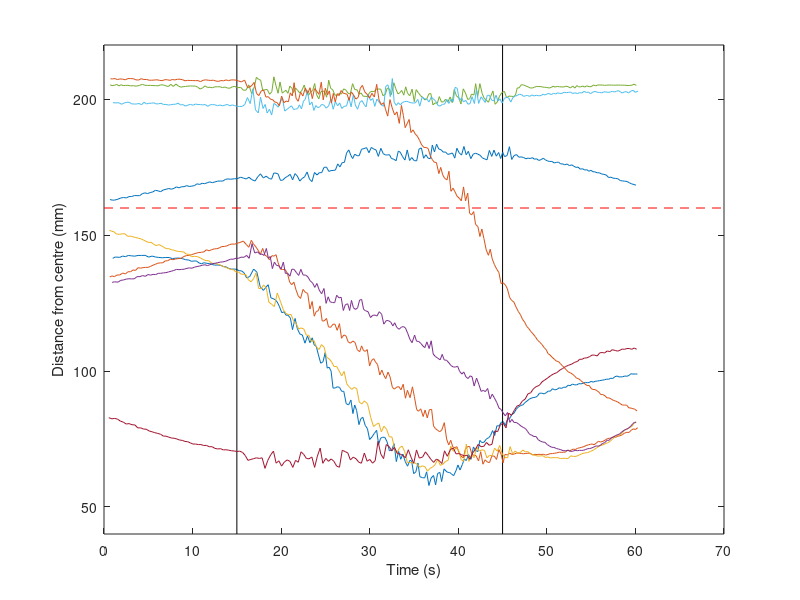

Here is the MATLAB script that generated this plot:
figure()
%subplot(1,2,1);
load('2D5Hz_n1.mat'); plot(results(:,1), results(:,2));
ylabel('Distance from centre (mm)');
xlabel('Time (s)');
ylim([40 220]);
hold on
line([15 15], [40 220], 'color', 'k');
line([45 45], [40 220], 'color', 'k');
line([0 70], [160 160], 'color', 'r', 'LineStyle', '--');
pause()
load('2D5Hz_n2.mat'); plot(results(:,1), results(:,2));
pause()
load('2D5Hz_n3.mat'); plot(results(:,1), results(:,2));
pause()
load('2D5Hz_n5.mat'); plot(results(:,1), results(:,2));
pause()
load('2D5Hz_n7.mat'); plot(results(:,1), results(:,2));
pause()
load('2D5Hz_n8.mat'); plot(results(:,1), results(:,2));
pause()
load('2D5Hz_n9.mat'); plot(results(:,1), results(:,2));
pause()
load('2D5Hz_n4.mat'); plot(results(:,1), results(:,2));
pause()
load('2D5Hz_n6.mat'); plot(results(:,1), results(:,2));
pause()
%title('r');


% subplot(1,2,2);
% load('2D5Hz_n1.mat'); plot(results(:,1), results(:,3));
% hold on
% load('2D5Hz_n2.mat'); plot(results(:,1), results(:,3));
% load('2D5Hz_n3.mat'); plot(results(:,1), results(:,3));
% load('2D5Hz_n4.mat'); plot(results(:,1), results(:,3));
% load('2D5Hz_n5.mat'); plot(results(:,1), results(:,3));
% load('2D5Hz_n6.mat'); plot(results(:,1), results(:,3));
% load('2D5Hz_n7.mat'); plot(results(:,1), results(:,3));
% load('2D5Hz_n8.mat'); plot(results(:,1), results(:,3));
% load('2D5Hz_n9.mat'); plot(results(:,1), results(:,3));
% title('Theta');